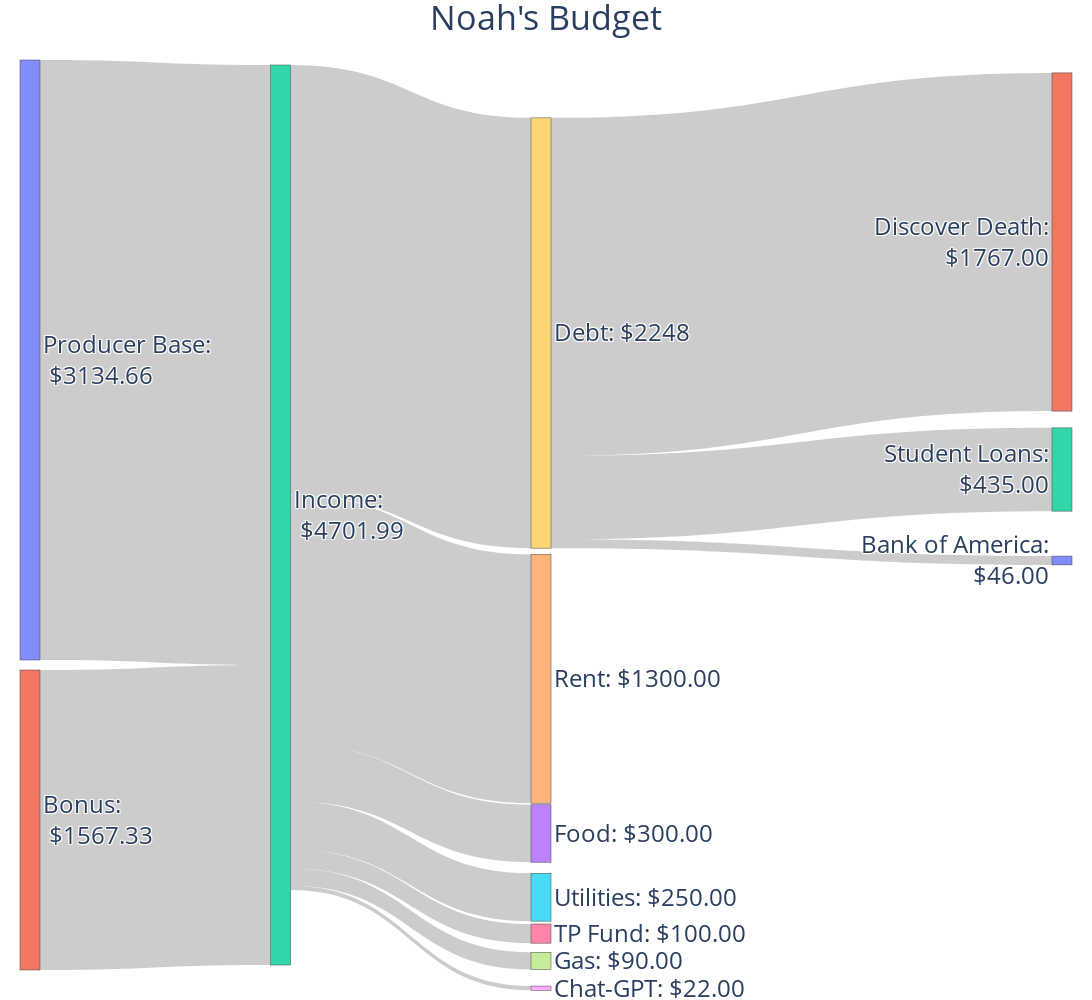

The notebook cell saved with this chart:
### Code cell
fig = go.Figure(go.Sankey(
    arrangement = "freeform",
    node = {
        "label": labels,
        "x": [0,0,.25,.5,.5,.5,.5,.5,.5,.5,1,1,1],#,.75,.75],
        "y": [0,.5,.5,.85,.68,.92,.96,.99,1.02,.3,.55,.2,.45],#,0,0],
        'pad':10
        },  
    link = {
        "source": [0,1,2,2,2,2,2,2,2,9,9,9],
        "target": [2,2,3,4,5,6,7,8,9,10,11,12],
        "value": value
        
    }))

#update Hight and width
fig.update_layout(title_text="Noah's Budget", font_size=24, width=1200, height=1000)
#Center title
fig.update_layout(title_x=0.5)
#Remove margin
fig.update_layout(margin = dict(t=60, l=20, r=30, b=30))

fig.show()

### Figure 1 — Plotly figure (JSON) as saved in the notebook; plotly's stock layout.template omitted (floating-point values rounded to 4 significant figures)
{"data": [{"arrangement": "freeform", "link": {"source": [0, 1, 2, 2, 2, 2, 2, 2, 2, 9, 9, 9], "target": [2, 2, 3, 4, 5, 6, 7, 8, 9, 10, 11, 12], "value": [3135.0, 1567.0, 300, 1300, 250, 100, 90, 22, 2248, 46, 1767, 435]}, "node": {"label": ["Producer Base:<br> $3134.66", "Bonus:<br> $1567.33", "Income:<br> $4701.99", "Food: $300.00", "Rent: $1300.00", "Utilities: $250.00", "TP Fund: $100.00", "Gas: $90.00", "Chat-GPT: $22.00", "Debt: $2248", "Bank of America:<br> $46.00", "Discover Death:<br> $1767.00", "Student Loans:<br> $435.00"], "pad": 10, "x": [0, 0, 0.25, 0.5, 0.5, 0.5, 0.5, 0.5, 0.5, 0.5, 1, 1, 1], "y": [0, 0.5, 0.5, 0.85, 0.68, 0.92, 0.96, 0.99, 1.02, 0.3, 0.55, 0.2, 0.45]}, "type": "sankey"}], "layout": {"font": {"size": 24}, "height": 1000, "margin": {"b": 30, "l": 20, "r": 30, "t": 60}, "title": {"text": "Noah's Budget", "x": 0.5}, "width": 1200}}
